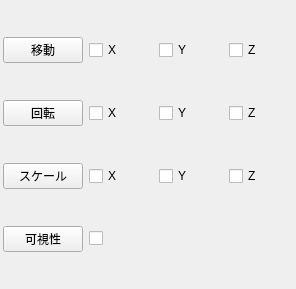
<?xml version="1.0" encoding="UTF-8"?>
<ui version="4.0">
 <class>Form</class>
 <widget class="QWidget" name="Form">
  <property name="geometry">
   <rect>
    <x>0</x>
    <y>0</y>
    <width>296</width>
    <height>289</height>
   </rect>
  </property>
  <property name="sizePolicy">
   <sizepolicy hsizetype="Preferred" vsizetype="Fixed">
    <horstretch>0</horstretch>
    <verstretch>0</verstretch>
   </sizepolicy>
  </property>
  <property name="windowTitle">
   <string>Form</string>
  </property>
  <layout class="QGridLayout" name="gridLayout">
   <property name="leftMargin">
    <number>3</number>
   </property>
   <property name="topMargin">
    <number>3</number>
   </property>
   <property name="rightMargin">
    <number>3</number>
   </property>
   <property name="bottomMargin">
    <number>3</number>
   </property>
   <property name="horizontalSpacing">
    <number>6</number>
   </property>
   <property name="verticalSpacing">
    <number>3</number>
   </property>
   <item row="2" column="1">
    <widget class="QCheckBox" name="scaleX">
     <property name="text">
      <string>X</string>
     </property>
    </widget>
   </item>
   <item row="1" column="1">
    <widget class="QCheckBox" name="rotateX">
     <property name="text">
      <string>X</string>
     </property>
    </widget>
   </item>
   <item row="0" column="2">
    <widget class="QCheckBox" name="translateY">
     <property name="text">
      <string>Y</string>
     </property>
    </widget>
   </item>
   <item row="1" column="3">
    <widget class="QCheckBox" name="rotateZ">
     <property name="text">
      <string>Z</string>
     </property>
    </widget>
   </item>
   <item row="1" column="2">
    <widget class="QCheckBox" name="rotateY">
     <property name="text">
      <string>Y</string>
     </property>
    </widget>
   </item>
   <item row="0" column="3">
    <widget class="QCheckBox" name="translateZ">
     <property name="text">
      <string>Z</string>
     </property>
    </widget>
   </item>
   <item row="0" column="0">
    <widget class="QPushButton" name="translate">
     <property name="sizePolicy">
      <sizepolicy hsizetype="Preferred" vsizetype="Fixed">
       <horstretch>0</horstretch>
       <verstretch>0</verstretch>
      </sizepolicy>
     </property>
     <property name="text">
      <string>移動</string>
     </property>
    </widget>
   </item>
   <item row="3" column="1">
    <widget class="QCheckBox" name="v">
     <property name="text">
      <string/>
     </property>
    </widget>
   </item>
   <item row="0" column="1">
    <widget class="QCheckBox" name="translateX">
     <property name="text">
      <string>X</string>
     </property>
    </widget>
   </item>
   <item row="2" column="2">
    <widget class="QCheckBox" name="scaleY">
     <property name="text">
      <string>Y</string>
     </property>
    </widget>
   </item>
   <item row="2" column="3">
    <widget class="QCheckBox" name="scaleZ">
     <property name="text">
      <string>Z</string>
     </property>
    </widget>
   </item>
   <item row="2" column="0">
    <widget class="QPushButton" name="scale">
     <property name="sizePolicy">
      <sizepolicy hsizetype="Preferred" vsizetype="Fixed">
       <horstretch>0</horstretch>
       <verstretch>0</verstretch>
      </sizepolicy>
     </property>
     <property name="text">
      <string>スケール</string>
     </property>
    </widget>
   </item>
   <item row="1" column="0">
    <widget class="QPushButton" name="rotate">
     <property name="sizePolicy">
      <sizepolicy hsizetype="Preferred" vsizetype="Fixed">
       <horstretch>0</horstretch>
       <verstretch>0</verstretch>
      </sizepolicy>
     </property>
     <property name="text">
      <string>回転</string>
     </property>
    </widget>
   </item>
   <item row="3" column="0">
    <widget class="QPushButton" name="visibility">
     <property name="enabled">
      <bool>true</bool>
     </property>
     <property name="text">
      <string>可視性</string>
     </property>
    </widget>
   </item>
  </layout>
 </widget>
 <resources/>
 <connections/>
</ui>
